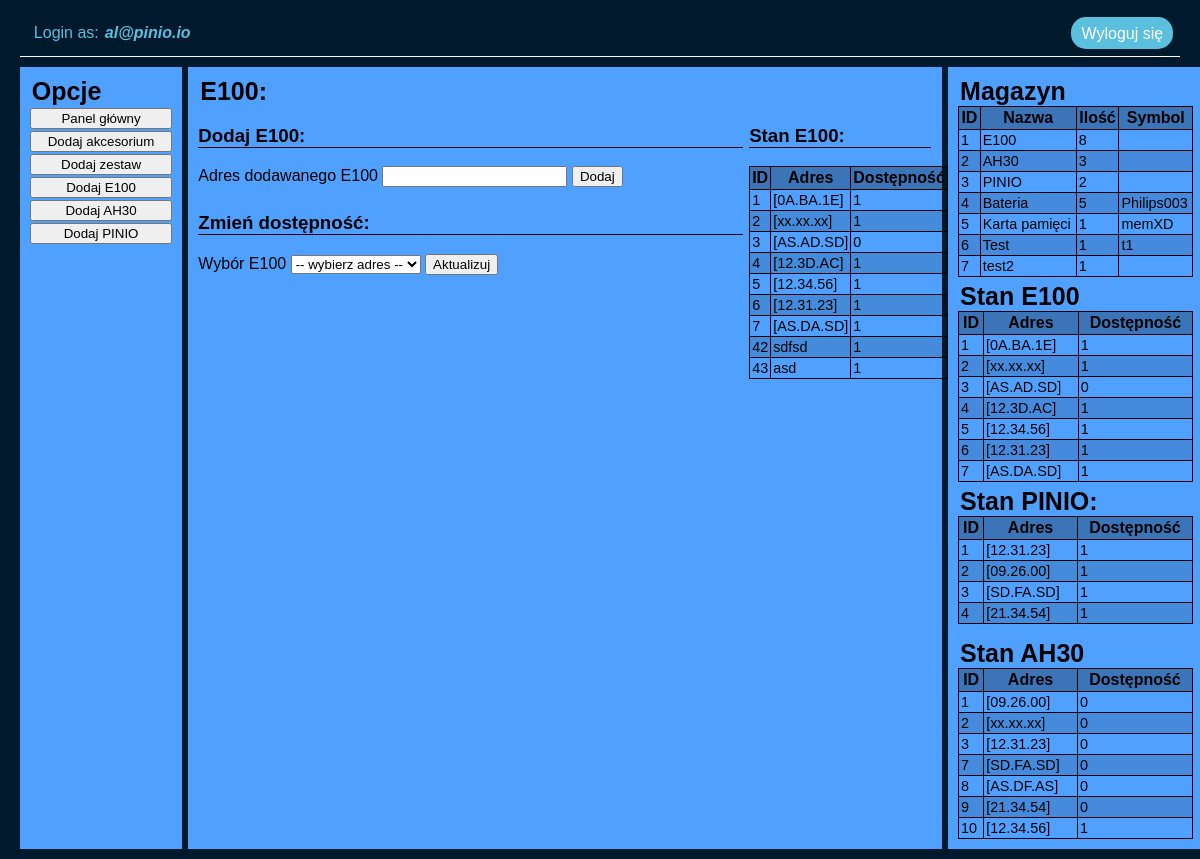
Before: /inventory-add-e100.php (signed in) with the older database file.
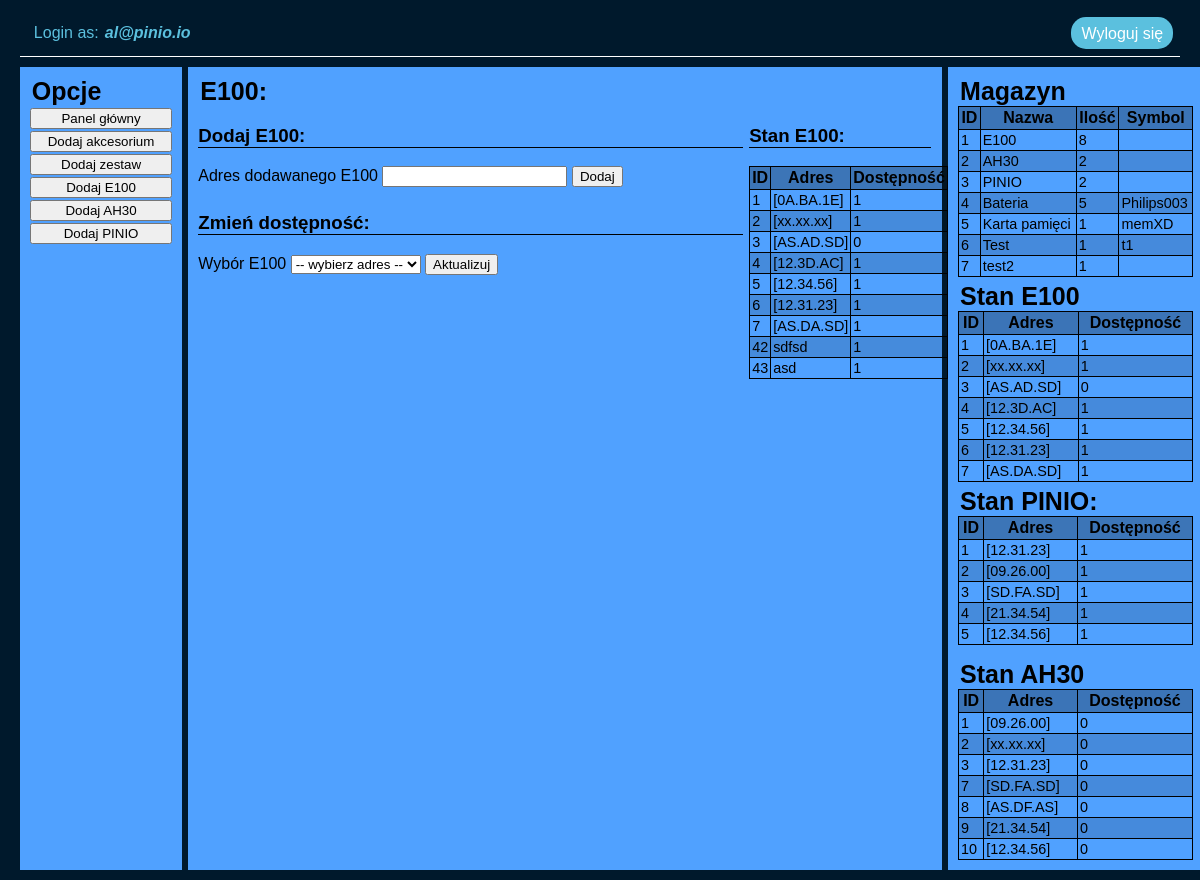
After: the same page with the newer database file.
### tables this page shows
CREATE TABLE `e100` (
  `id` int(11) NOT NULL,
  `address` text NOT NULL,
  `available` tinyint(1) NOT NULL,
  `timestamp` timestamp NOT NULL DEFAULT current_timestamp() ON UPDATE current_timestamp(),
  `add_date` datetime NOT NULL DEFAULT current_timestamp()
);

CREATE TABLE `inventory` (
  `id` int(11) NOT NULL,
  `name` text NOT NULL,
  `quantity` int(11) NOT NULL,
  `symbol` text NOT NULL,
  `timestamp` timestamp NOT NULL DEFAULT current_timestamp() ON UPDATE current_timestamp(),
  `add_date` datetime NOT NULL DEFAULT current_timestamp()
);

CREATE TABLE `pinio` (
  `id` int(11) NOT NULL,
  `address` text NOT NULL,
  `available` tinyint(1) NOT NULL,
  `timestamp` timestamp NOT NULL DEFAULT current_timestamp() ON UPDATE current_timestamp(),
  `add_date` datetime NOT NULL DEFAULT current_timestamp()
);

CREATE TABLE `ah30` (
  `id` int(11) NOT NULL,
  `address` text NOT NULL,
  `available` tinyint(1) NOT NULL,
  `timestamp` timestamp NOT NULL DEFAULT current_timestamp() ON UPDATE current_timestamp(),
  `add_date` datetime NOT NULL DEFAULT current_timestamp()
);

### set-e100ah30-qty.php (called while the page is built, shortened)
<?php
$parts = ["E100", "AH30"];
foreach($parts as $part){
	$query = $db->prepare('SELECT * FROM '.strtolower($part).' WHERE available = "1"');
	$query->execute();
	$query = $query->fetchAll();
}

### inventory-add-e100.php (the view, shortened to what this page needs)
<?php
	$db = require_once 'database.php';
	$e100Query = $db->query('SELECT * FROM e100');
	$e100 = $e100Query->fetchAll();
?>
<!DOCTYPE HTML>
<html lang="pl">
<head>
	<link rel="stylesheet" type="text/css" href="css/style.css">
</head>
<body>
<div class="container">
	<div class="header">
		<div class="login-text">
			<div>Login as: </div><div class="user"><?=$_SESSION['mail'];?></div>
		</div>
		<a href="logout.php" class="logout-btn">
			Wyloguj się
		</a>
	</div>
	<div class="main-grid">
		<div class="left-bar">
			<legend>Opcje</legend>
			<button onclick="window.location.href = 'inventory-panel.php';"> Panel główny </button>
			<button onclick="window.location.href = 'inventory-add-element.php';"> Dodaj akcesorium </button>
			<button onclick="window.location.href = 'inventory-add-set.php';"> Dodaj zestaw </button>
			<button onclick="window.location.href = '#';"> Dodaj E100 </button>
			<button onclick="window.location.href = 'inventory-add-ah30.php';"> Dodaj AH30 </button>
			<button onclick="window.location.href = 'inventory-add-pinio.php';"> Dodaj PINIO </button>
		</div>
		<div class="main-content">
			<legend>E100:</legend>
			<div class="e100-main-content">
				<div class="e100-add">
					<form action="add-e100.php" method="post" onsubmit="return confirm('Na pewno chcesz dodać element?');">
						<h3>Dodaj E100:</h3>
						<label for="address-input">Adres dodawanego E100</label>
						<input name="address" id="address-input" maxlength=9 autocomplete=off title="Występujący błąd: podczas usuwania znaków należy usunąć także kropki" required>
						<button>Dodaj</button>
					</form>
				</div>
				<div class="e100-available">
					<form action="change-e100.php" method="post">
						<h3>Zmień dostępność:</h3>
						<label for="address-select">Wybór E100</label>
						<select id="address-select" name="address-curr" required>
							<option disabled selected value> -- wybierz adres -- </option>
						</select>
						<button>Aktualizuj</button>
					</form>
				</div>
				<div class="e100-inventory">
					<h3>Stan E100:</h3>
						<table>
							<thead>
							<tr><th>ID</th><th>Adres</th><th>Dostępność</th></tr>
							</thead>
							<tbody>
								<?php
									foreach($e100 as $part){
										echo "<tr><td>{$part['id']}</td><td>{$part['address']}</td><td>{$part['available']}</td></tr>";
									}
								?>
							</tbody>
						</table>
				</div>
			</div>
		</div>
		<div class="right-bar">
			<?php
			require 'html-magazyn.php';
			?>
		</div>
	</div>
</div>
</body>
</html>

### html-magazyn.php (shortened to what this page needs)
<?php
require_once 'set-e100ah30-qty.php';
$invPartsQuery = $db->query('SELECT * FROM inventory');
$invParts = $invPartsQuery->fetchAll();
$e100Query = $db->query('SELECT * FROM e100');
$e100 = $e100Query->fetchAll();
$pinioQuery = $db->query('SELECT * FROM pinio');
$pinio = $pinioQuery->fetchAll();
$ah30Query = $db->query('SELECT * FROM ah30');
$ah30 = $ah30Query->fetchAll();
?>
<div class="elements-sidebar-inventory">
    <legend>Magazyn</legend>
    <table>
        <thead>
        <tr><th>ID</th><th>Nazwa</th><th>Ilość</th><th>Symbol</th></tr>
        </thead>
        <tbody>
            <?php
                foreach($invParts as $part){
                    echo "<tr><td>{$part['id']}</td><td>{$part['name']}</td><td>{$part['quantity']}</td><td>{$part['symbol']}</td></tr>";
                }
            ?>
        </tbody>
    </table>
</div>
<div class="e100-sidebar-inventory">
    <legend>Stan E100</legend>
    <table>
        <thead>
        <tr><th>ID</th><th>Adres</th><th>Dostępność</th></tr>
        </thead>
        <tbody>
            <?php
                foreach($e100 as $part){
                    echo "<tr><td>{$part['id']}</td><td>{$part['address']}</td><td>{$part['available']}</td></tr>";
                }
            ?>
        </tbody>
    </table>
</div>
<div class="pinio-sidebar-inventory">
    <legend>Stan PINIO:</legend>
        <table>
            <thead>
            <tr><th>ID</th><th>Adres</th><th>Dostępność</th></tr>
            </thead>
            <tbody>
                <?php
                    foreach($pinio as $part){
                        echo "<tr><td>{$part['id']}</td><td>{$part['address']}</td><td>{$part['available']}</td></tr>";
                    }
                ?>
            </tbody>
        </table>
</div>
<div class="ah30-sidebar-inventory">
    <legend>Stan AH30</legend>
    <table>
        <thead>
        <tr><th>ID</th><th>Adres</th><th>Dostępność</th></tr>
        </thead>
        <tbody>
            <?php
                foreach($ah30 as $part){
                    echo "<tr><td>{$part['id']}</td><td>{$part['address']}</td><td>{$part['available']}</td></tr>";
                }
            ?>
        </tbody>
    </table>
</div>

Changed rows visible on the page:
changed inventory "AH30": quantity "3" → "2"
added pinio: id "5", address "[12.34.56]", available "1"
changed ah30 id 10: available "1" → "0"
